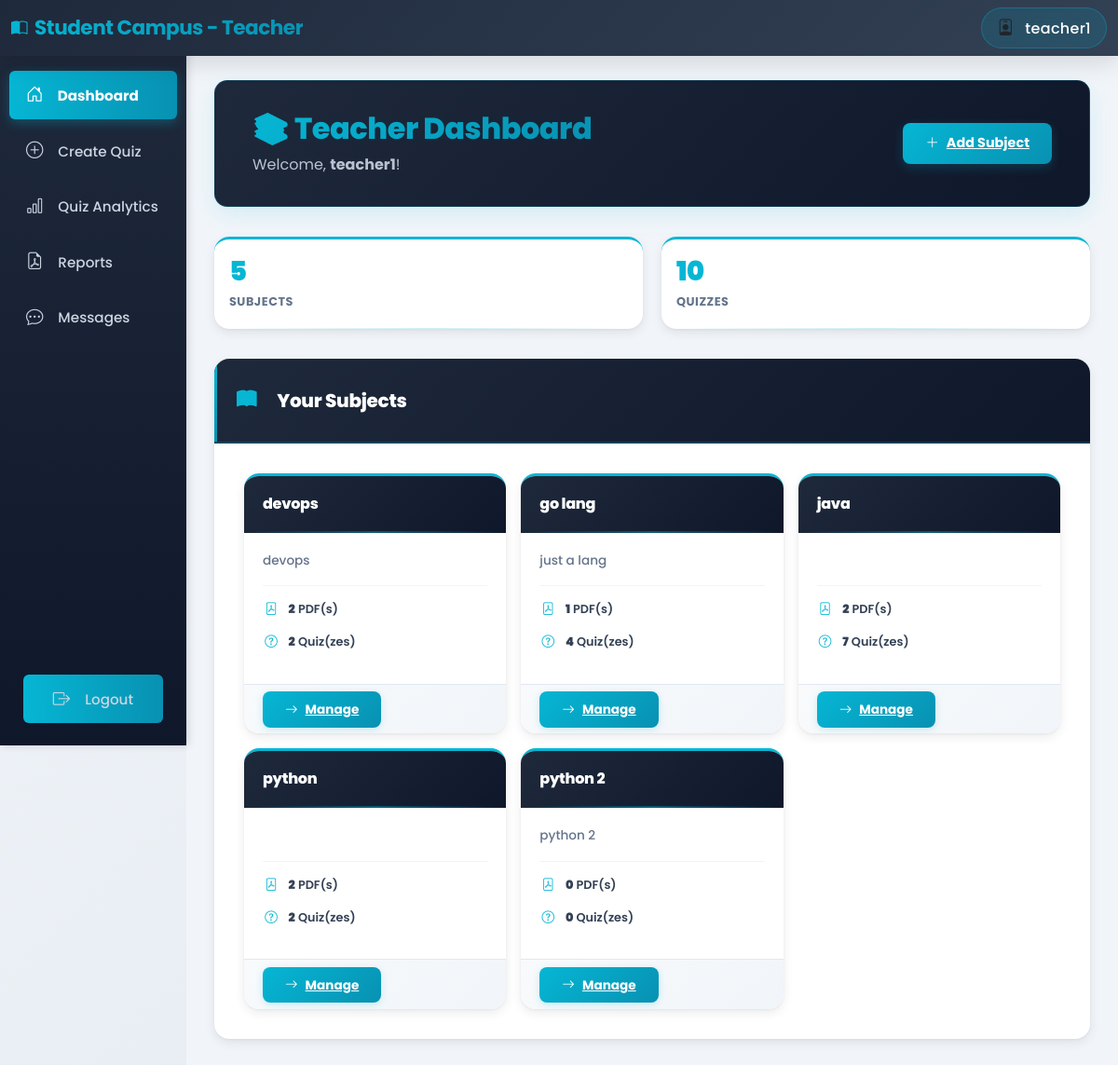
/teacher/dashboard/ (signed in), run on the app's committed database.
### authentication/models.py (models this page shows, shortened)
class User(AbstractUser):
    ROLE_CHOICES = (
        ('student', 'Student'),
        ('teacher', 'Teacher'),
    )
    role = models.CharField(max_length=10, choices=ROLE_CHOICES, default='student')
    def is_teacher(self):
        return self.role == 'teacher'

### teachers/models.py (models this page shows, shortened)
class Subject(models.Model):
    name = models.CharField(max_length=200)
    description = models.TextField(blank=True)
    teacher = models.ForeignKey(User, on_delete=models.CASCADE, related_name='subjects')
    created_at = models.DateTimeField(auto_now_add=True)
    class Meta:
        ordering = ['name']

### teachers/views.py (the view)
# urls.py: path('dashboard/', views.teacher_dashboard, name='teacher_dashboard'),
@login_required
def teacher_dashboard(request):
    if not request.user.is_teacher():
        return HttpResponseForbidden("You don't have permission to access this page.")
    subjects = Subject.objects.filter(teacher=request.user)
    quizzes = Quiz.objects.filter(created_by=request.user).order_by('-created_at')[:10]
    return render(request, 'teachers/dashboard.html', {'subjects': subjects, 'quizzes': quizzes})

### templates/teachers/dashboard.html (shortened to what this page needs)
{% extends 'teachers/base_teacher.html' %}
{% block teacher_content %}
<div class="dashboard-header">
    <div class="dashboard-header-content">
        <h1>📚 Teacher Dashboard</h1>
        <p>Welcome, <strong>{{ user.first_name|default:user.username }}</strong>!</p>
    </div>
    <a href="{% url 'create_subject' %}" class="btn-add-subject">
        <i class="bi bi-plus-lg me-2"></i>Add Subject
    </a>
</div>
<div class="stats-row">
    <div class="stat-card">
        <div class="stat-number">{{ subjects|length }}</div>
        <div class="stat-label">Subjects</div>
    </div>
    <div class="stat-card">
        <div class="stat-number">{{ quizzes|length }}</div>
        <div class="stat-label">Quizzes</div>
    </div>
</div>
<div class="section-container">
    <div class="section-header">
        <i class="bi bi-book-fill"></i>
        <h3>Your Subjects</h3>
    </div>
    <div class="section-body">
        {% if subjects %}
            <div class="row g-3">
                {% for subject in subjects %}
                    <div class="col-lg-4 col-md-6">
                        <div class="subject-card">
                            <div class="subject-card-header">
                                <h5 class="subject-card-title">{{ subject.name }}</h5>
                            </div>
                            <div class="subject-card-body">
                                <p class="subject-description">{{ subject.description|truncatewords:20 }}</p>
                                <div class="subject-meta">
                                    <div class="subject-meta-item">
                                        <i class="bi bi-file-pdf"></i>
                                        <span><strong>{{ subject.notes.count }}</strong> PDF(s)</span>
                                    </div>
                                    <div class="subject-meta-item">
                                        <i class="bi bi-question-circle"></i>
                                        <span><strong>{{ subject.quizzes.count }}</strong> Quiz(zes)</span>
                                    </div>
                                </div>
                            </div>
                            <div class="subject-footer">
                                <a href="{% url 'teacher_subject_detail' subject.id %}" class="btn-view-subject">
                                    <i class="bi bi-arrow-right me-2"></i>Manage
                                </a>
                            </div>
                        </div>
                    </div>
                {% endfor %}
            </div>
        {% else %}
            <div class="empty-state">
                <i class="bi bi-inbox"></i>
                <p>No subjects created yet. Click "Add Subject" to get started!</p>
            </div>
        {% endif %}
    </div>
</div>
{% endblock %}

### templates/teachers/base_teacher.html (shortened to what this page needs)
<!DOCTYPE html>
<html lang="en">
<head>
    <link href="https://cdn.jsdelivr.net/npm/bootstrap@5.3.0/dist/css/bootstrap.min.css" rel="stylesheet">
    <link href="https://cdn.jsdelivr.net/npm/bootstrap-icons@1.10.0/font/bootstrap-icons.css" rel="stylesheet">
</head>
<body>
    <div class="position-fixed top-0 end-0 p-3" style="z-index: 11000;">
    </div>
    <nav class="navbar navbar-expand-lg navbar-light bg-light">
        <div class="container-fluid">
            <a class="navbar-brand fw-bold" href="{% url 'teacher_dashboard' %}">
                <i class="bi bi-book-half me-2"></i>Student Campus - Teacher
            </a>
            <div class="ms-auto d-flex align-items-center gap-3">
                <div class="user-info">
                    <i class="bi bi-person-badge me-2"></i>
                    <span>{{ user.username }}</span>
                </div>
            </div>
        </div>
    </nav>
    <div class="container-fluid">
        <div class="row">
            <div class="col-md-2 p-0">
                <div class="sidebar">
                    <nav class="nav flex-column">
                        <a class="nav-link {% if request.resolver_match.url_name == 'teacher_dashboard' %}active{% endif %}" href="{% url 'teacher_dashboard' %}">
                            <i class="bi bi-house-door"></i> Dashboard
                        </a>
                        <a class="nav-link {% if request.resolver_match.url_name == 'create_quiz' or request.resolver_match.url_name == 'generate_quiz' %}active{% endif %}" href="{% url 'create_quiz' %}">
                            <i class="bi bi-plus-circle"></i> Create Quiz
                        </a>
                        <a class="nav-link {% if request.resolver_match.url_name == 'quiz_analytics' %}active{% endif %}" href="{% url 'quiz_analytics' %}">
                            <i class="bi bi-bar-chart"></i> Quiz Analytics
                        </a>
                        <a class="nav-link {% if request.resolver_match.url_name == 'quiz_reports' %}active{% endif %}" href="{% url 'quiz_reports' %}">
                            <i class="bi bi-file-earmark-pdf"></i> Reports
                        </a>
                        <a class="nav-link {% if request.resolver_match.url_name == 'teacher_chat' or request.resolver_match.url_name == 'teacher_chat_with' %}active{% endif %}" href="{% url 'teacher_chat' %}">
                            <i class="bi bi-chat-dots"></i> Messages
                        </a>
                        <a class="nav-link logout-btn" href="{% url 'logout' %}">
                            <i class="bi bi-box-arrow-right"></i> Logout
                        </a>
                    </nav>
                </div>
            </div>
            <div class="col-md-10 p-0">
                <div class="main-content">
                    {% block teacher_content %}
                    {% endblock %}
                </div>
            </div>
        </div>
    </div>
</body>
</html>

### templates/teachers/base_teacher.html (style rules this page uses)
:root { --primary-slate: #64748B; --primary-indigo: #4F46E5; --primary-cyan: #06B6D4; --dark-navy: #1E293B; --light-bg: #F1F5F9; }
* { font-family: 'Poppins', sans-serif; }
body { background: linear-gradient(135deg, #F1F5F9 0%, #E2E8F0 100%); min-height: 100vh; padding-top: 56px; font-weight: 400; }
.navbar { position: fixed; top: 0; left: 0; right: 0; z-index: 1000; background: linear-gradient(135deg, #1E293B 0%, #334155 100%) !important; box-shadow: 0 8px 24px rgba(0, 0, 0, 0.12); border: none; backdrop-filter: blur(10px); }
.navbar-brand { color: white !important; font-weight: 800; font-size: 1.35rem; letter-spacing: -0.5px; background: linear-gradient(135deg, #06B6D4 0%, #0891B2 100%); -webkit-background-clip: text; -webkit-text-fill-color: transparent; background-clip: text; }
.navbar span { color: white; font-weight: 500; letter-spacing: 0.3px; }
.user-info { background: rgba(6, 182, 212, 0.15); padding: 8px 16px; border-radius: 25px; backdrop-filter: blur(10px); border: 1px solid rgba(6, 182, 212, 0.3); }
.navbar .bi { font-size: 1.1rem; }
.sidebar { height: calc(100vh - 56px); background: linear-gradient(180deg, #1E293B 0%, #0F172A 100%); box-shadow: 2px 0 8px rgba(0, 0, 0, 0.15); position: sticky; top: 56px; display: flex; flex-direction: column; }
.sidebar .nav { display: flex; flex-direction: column; flex: 1; padding-top: 1rem; }
.sidebar .nav-link { color: #cbd5e1; padding: 12px 18px; border-radius: 6px; margin: 4px 10px; transition: all 0.3s ease; font-size: 0.95rem; font-weight: 500; }
.sidebar .nav-link.active { background: linear-gradient(90deg, #06B6D4 0%, #0891B2 100%); color: white; font-weight: 700; box-shadow: 0 4px 12px rgba(6, 182, 212, 0.3); }
.sidebar .nav-link i { margin-right: 12px; font-size: 1.15rem; width: 20px; text-align: center; }
.logout-btn { position: absolute; bottom: 20px; left: 15px; right: 15px; background: linear-gradient(90deg, #06B6D4 0%, #0891B2 100%); color: white; border: 0; font-weight: 600; transition: all 0.3s; text-align: center; padding: 10px; border-radius: 6px; text-decoration: none; display: block; }
.main-content { background-color: #F1F5F9; min-height: 100vh; padding: 30px; }

### data on the page
User: username "teacher1", first_name "teacher1"
Subject: name "devops", description "devops", notes.count "2", quizzes.count "2"
Subject: name "go lang", description "just a lang", notes.count "1", quizzes.count "4"
Subject: name "java", notes.count "2", quizzes.count "7"
Subject: name "python", notes.count "2", quizzes.count "2"
Subject: name "python 2", description "python 2", notes.count "0", quizzes.count "0"

### other printed values
{{ subjects|length }} "5"
{{ quizzes|length }} "10"
